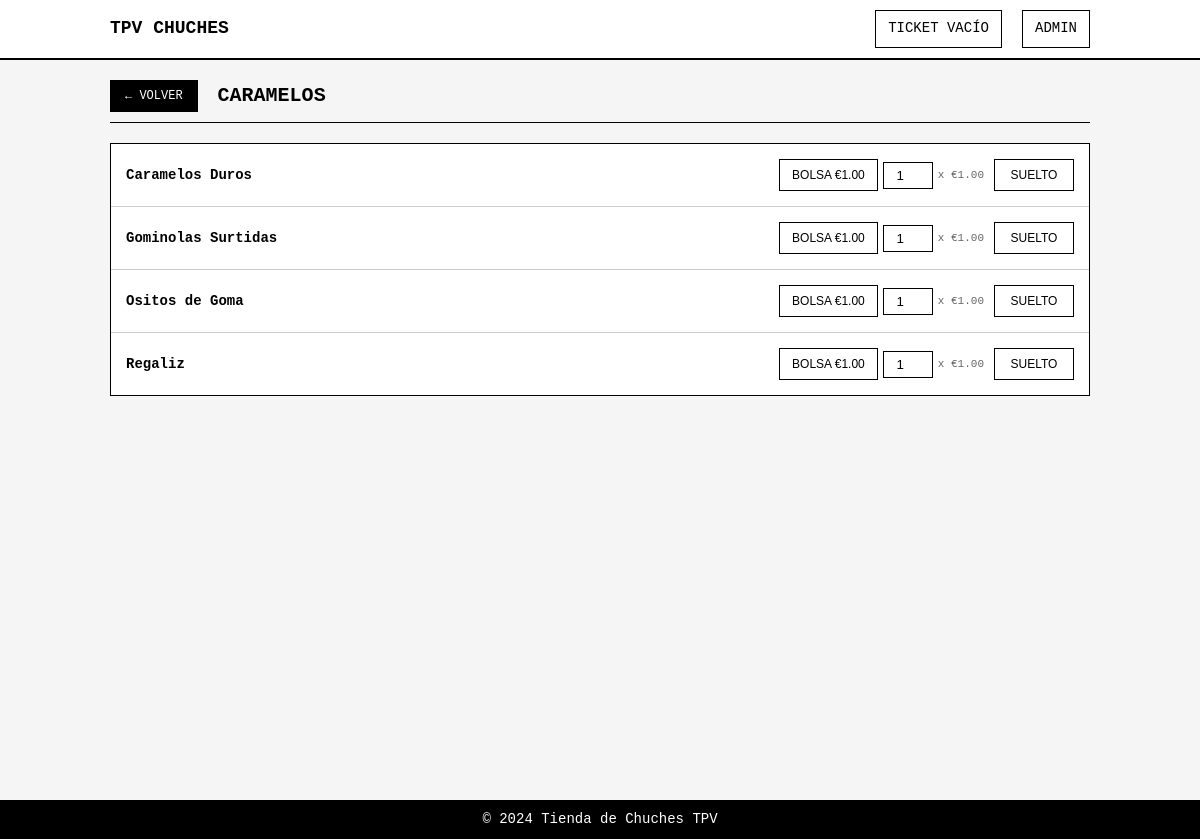
/index.php?action=caramelos, run on the app's committed database.
### tables this page shows
CREATE TABLE products (
    id INT AUTO_INCREMENT PRIMARY KEY,
    name VARCHAR(100) NOT NULL,
    category_id INT,
    price DECIMAL(10,2) NOT NULL,
    stock INT DEFAULT 0,
    image VARCHAR(255),
    is_weight_based BOOLEAN DEFAULT FALSE,
    created_at TIMESTAMP DEFAULT CURRENT_TIMESTAMP,
    FOREIGN KEY (category_id) REFERENCES categories(id)
);

### controller/HomeController.php (called while the page is built, shortened)
<?php
require_once 'model/Product.php';
class HomeController {
    public function caramelos() {
        $product = new Product();
        $products = $product->getByCategory(1);
        include 'view/caramelos.php';
    }
}
?>

### model/Product.php (called while the page is built, shortened)
<?php
require_once 'config/database.php';
class Product {
    private $conn;
    private $table_name = "products";
    public function __construct() {
        $database = new Database();
        $this->conn = $database->getConnection();
    }
    public function getByCategory($category_id) {
        $query = "SELECT * FROM " . $this->table_name . " WHERE category_id = ? ORDER BY name";
        $stmt = $this->conn->prepare($query);
        $stmt->bindParam(1, $category_id);
        $stmt->execute();
        return $stmt;
    }
}
?>

### config/database.php (called while the page is built, shortened)
<?php
class Database {
    private $host = 'localhost';
    private $db_name = 'candy_shop';
    private $username = 'root';
    private $password = '';
    public function getConnection() {
        $this->conn = null;
        try {
            $this->conn = new PDO(
                "mysql:host=" . $this->host . ";dbname=" . $this->db_name,
                $this->username,
                $this->password
            );
            $this->conn->setAttribute(PDO::ATTR_ERRMODE, PDO::ERRMODE_EXCEPTION);
            $this->conn->exec("set names utf8");
        } catch(PDOException $exception) {
            echo "Error de conexión: " . $exception->getMessage();
        }
        return $this->conn;
    }
}
?>

### view/caramelos.php (the view, shortened to what this page needs)
<?php
include 'view/layout/header.php';
?>
<div class="container">
    <div class="page-header">
        <a href="index.php" class="back-btn">← VOLVER</a>
        <h2>CARAMELOS</h2>
    </div>
    <div class="products-list">
        <?php while ($row = $products->fetch(PDO::FETCH_ASSOC)): ?>
        <div class="product-item">
            <div class="product-name"><?php echo htmlspecialchars($row['name']); ?></div>
            <div class="product-actions">
                <form class="product-form" data-type="bag">
                    <button type="submit" class="btn-product">BOLSA €1.00</button>
                </form>
                <form class="product-form" data-type="unit">
                    <div class="quantity-input">
                        <input type="number" name="quantity" value="1" min="1" step="1">
                        <span class="unit-price">x €<?php echo number_format($row['price'], 2); ?></span>
                    </div>
                    <button type="submit" class="btn-product">SUELTO</button>
                </form>
            </div>
        </div>
        <?php endwhile; ?>
    </div>
</div>
<?php include 'view/layout/footer.php'; ?>

### assets/style.css (style rules this page uses)
* { margin: 0; padding: 0; box-sizing: border-box; }
body { font-family: "Courier New", monospace; font-size: 14px; line-height: 1.4; color: #000; background-color: #f5f5f5; }
.container { max-width: 1000px; margin: 0 auto; padding: 0 10px; }
.page-header { display: flex; align-items: center; gap: 20px; margin-bottom: 20px; padding-bottom: 10px; border-bottom: 1px solid #000; }
.back-btn { background: #000; color: #fff; padding: 8px 15px; text-decoration: none; border: none; font-size: 12px; }
.page-header h2 { font-size: 20px; font-weight: bold; }
.products-list { background: #fff; border: 1px solid #000; }
.product-item { display: flex; justify-content: space-between; align-items: center; padding: 15px; border-bottom: 1px solid #ccc; }
.product-item:last-child { border-bottom: none; }
.product-name { font-weight: bold; font-size: 14px; }
.product-actions { display: flex; gap: 10px; align-items: center; }
.product-form { display: flex; align-items: center; gap: 10px; }
.btn-product { background: #fff; border: 1px solid #000; padding: 8px 12px; cursor: pointer; font-size: 12px; min-width: 80px; }
.quantity-input { display: flex; align-items: center; gap: 5px; }
.quantity-input input { width: 50px; padding: 5px; border: 1px solid #000; text-align: center; }
.unit-price { font-size: 11px; color: #666; }
.product-actions { display: flex; gap: 5px; }

### data on the page
products: name "Caramelos Duros", price "1.00"
products: name "Gominolas Surtidas", price "1.00"
products: name "Ositos de Goma", price "1.00"
products: name "Regaliz", price "1.00"
